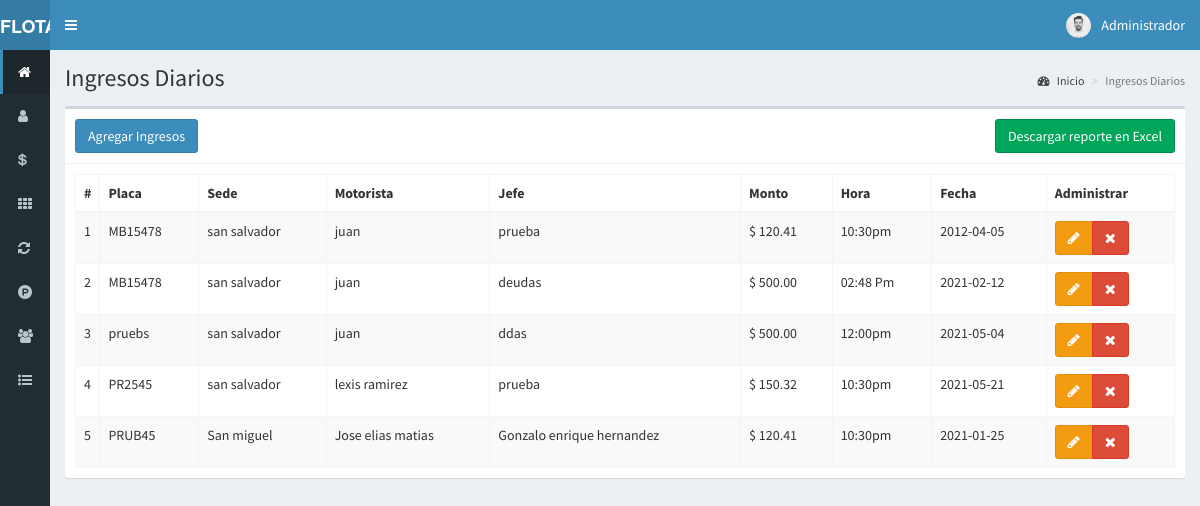
Page /ingresosdiarios (signed in) on the committed database.
### tables this page shows
CREATE TABLE `ingresos_diarios` (
  `id` int(11) NOT NULL,
  `placa` text NOT NULL,
  `sede` text NOT NULL,
  `conductor` text NOT NULL,
  `encargado_jefe` text NOT NULL,
  `monto` float NOT NULL,
  `hora` text NOT NULL,
  `fecha` date NOT NULL,
  `registrofecha` timestamp NOT NULL DEFAULT current_timestamp()
);

### controladores/plantilla.controlador.php (called while the page is built)
<?php
class ControladorPlantilla{
	static public function ctrPlantilla(){
		include "vistas/plantilla.php";
	}
}

### index.php (called while the page is built, shortened)
<?php
require_once "controladores/plantilla.controlador.php";
require_once "controladores/IngresoDiario.controlador.php";
require_once "controladores/mantenimientos.controlador.php";
require_once "modelos/Ingreso.modelo.php";
$plantilla = new ControladorPlantilla();
$plantilla -> ctrPlantilla();

### controladores/IngresoDiario.controlador.php (called while the page is built, shortened)
<?php
class ControladorINGRESODIARIO{
	static public function ctrMostrarIngresos($item, $valor){
		$tabla = "ingresos_diarios";
		$respuesta = ModeloIngreso::mdlMostrarIngresos($tabla, $item, $valor);
		return $respuesta;
	}
}

### modelos/conexion.php (called while the page is built)
<?php
class Conexion{
	static public function conectar(){
		$link = new PDO("mysql:host=localhost;dbname=sis_inventario",
			            "root",
			            "");
		$link->exec("set names utf8");
		return $link;
	}
}

### modelos/Ingreso.modelo.php (called while the page is built, shortened)
<?php
require_once "conexion.php";
class ModeloIngreso{
static public function mdlMostrarIngresos($tabla, $item, $valor){
		if($item != null){
			$stmt = Conexion::conectar()->prepare("SELECT * FROM $tabla WHERE $item = :$item");
			$stmt -> bindParam(":".$item, $valor, PDO::PARAM_STR);
			$stmt -> execute();
			return $stmt -> fetch();
		}else{
			$stmt = Conexion::conectar()->prepare("SELECT * FROM $tabla");
			$stmt -> execute();
			return $stmt -> fetchAll();
		}
	}
}

### vistas/modulos/ingresosdiarios.php (the view, shortened to what this page needs)
<div class="content-wrapper">
  <section class="content-header">
    <h1>
      Ingresos Diarios
    </h1>
    <ol class="breadcrumb">
      <li><a href="inicio"><i class="fa fa-dashboard"></i> Inicio</a></li>
      <li class="active">Ingresos Diarios</li>
    </ol>
  </section>
  <section class="content">
    <div class="box">
      <div class="box-header with-border">
        <button class="btn btn-primary" data-toggle="modal" data-target="#modalAgregarIngresos">
          Agregar Ingresos
        </button>
 <div class="box-tools pull-right">
        <?php
        if(isset($_GET["fechaInicial"])){
          echo '<a href="vistas/modulos/descargar-ingresosdiarios.php?ingresosdiarios=ingresosdiarios&fechaInicial='.$_GET["fechaInicial"].'&fechaFinal='.$_GET["fechaFinal"].'">';
        }else{
           echo '<a href="vistas/modulos/descargar-ingresosdiarios.php?ingresosdiarios=ingresosdiarios">';
        }
        ?>
           <button class="btn btn-success" style="margin-top:5px">Descargar reporte en Excel</button>
          </a>
        </div>
      </div>
      <div class="box-body">
       <table class="table table-bordered table-striped dt-responsive tablas" width="100%">
        <thead>
         <tr>
           <th style="width:10px">#</th>
           <th>Placa</th>
           <th>Sede</th>
           <th>Motorista</th>
           <th>Jefe</th>
           <th>Monto</th>
           <th>Hora</th>
           <th>Fecha</th>
           <th>Administrar</th>
         </tr>
        </thead>
        <tbody>
        <?php
          $item = null;
          $valor = null;
          $ingresosdiarios = ControladorINGRESODIARIO::ctrMostrarIngresos($item, $valor);
          foreach ($ingresosdiarios as $key => $value) {
            echo '<tr>
                    <td>'.($key+1).'</td>
                    <td>'.$value["placa"].'</td>
                    <td>'.$value["sede"].'</td>
                    <td>'.$value["conductor"].'</td>
                    <td>'.$value["encargado_jefe"].'</td>
                     <td>$ '.number_format($value["monto"],2).'</td>
                    <td>'.$value["hora"].'</td>
                    <td>'.$value["fecha"].'</td>
                    <td>
                      <div class="btn-group">
                        <button class="btn btn-warning btnEditarIngresos" data-toggle="modal" data-target="#modalEditarIngresos" idIngreso="'.$value["id"].'"><i class="fa fa-pencil"></i></button>';
                      if($_SESSION["perfil"] == "Super Administrador"){
                         echo '  <button class="btn btn-danger btnEliminarIngresos" idIngreso="'.$value["id"].'"><i class="fa fa-times"></i></button>';
                      }
                      echo '</div>
                    </td>
                  </tr>';
            }
        ?>
        </tbody>
       </table>
      </div>
    </div>
  </section>
</div>

### rows in the picture
ingresos_diarios: placa "MB15478", sede "san salvador", conductor "juan", encargado_jefe "prueba", monto "120.41", hora "10:30pm", fecha "2012-04-05"
ingresos_diarios: placa "MB15478", sede "san salvador", conductor "juan", encargado_jefe "deudas", monto "500.00", hora "02:48 Pm", fecha "2021-02-12"
ingresos_diarios: placa "pruebs", sede "san salvador", conductor "juan", encargado_jefe "ddas", monto "500.00", hora "12:00pm", fecha "2021-05-04"
ingresos_diarios: placa "PR2545", sede "san salvador", conductor "lexis ramirez", encargado_jefe "prueba", monto "150.32", hora "10:30pm", fecha "2021-05-21"
ingresos_diarios: placa "PRUB45", sede "San miguel", conductor "Jose elias matias", encargado_jefe "Gonzalo enrique hernandez", monto "120.41", hora "10:30pm", fecha "2021-01-25"

### other values in the picture
$_SESSION["nombre"] "Administrador"
